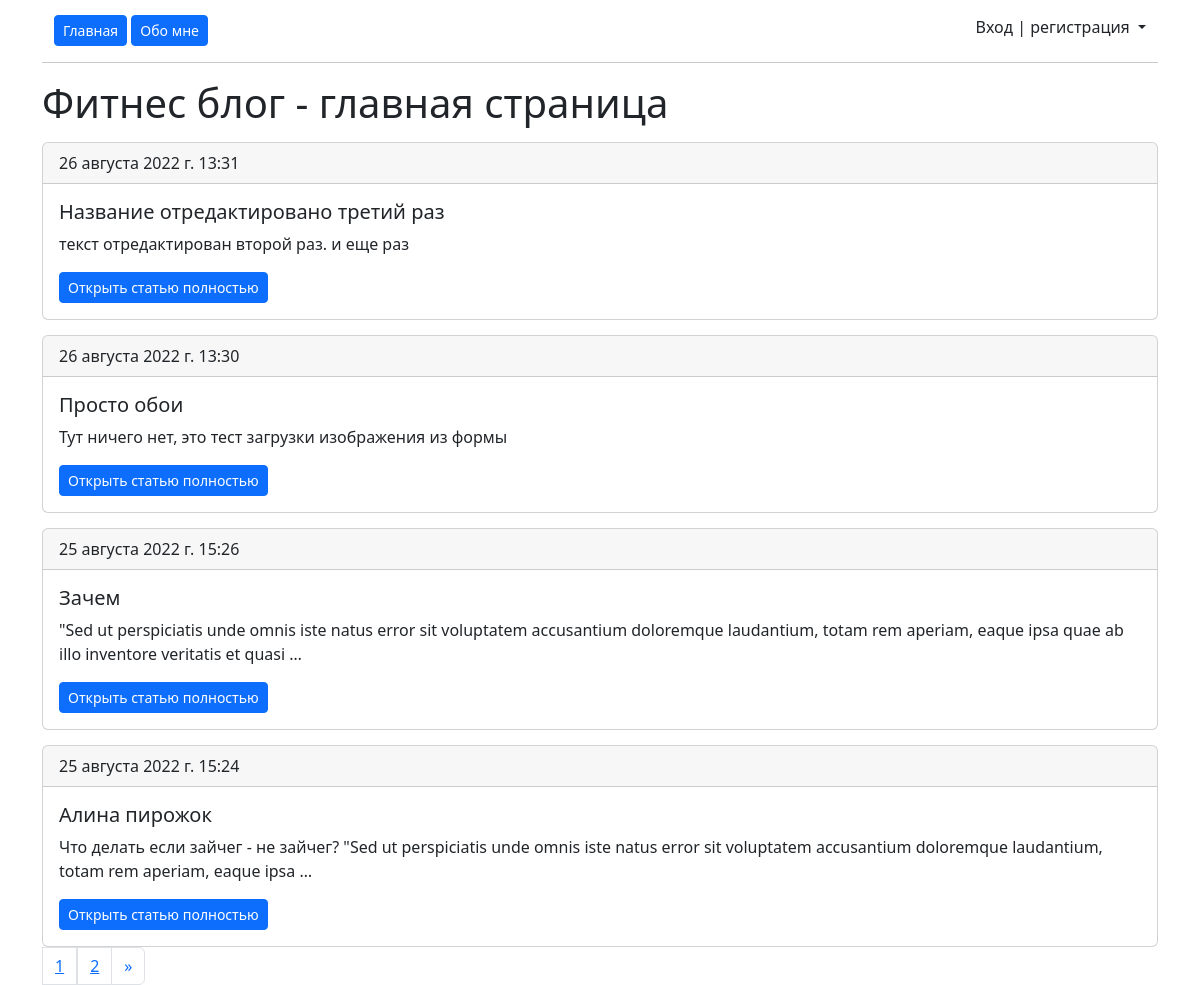
/, run on an earlier commit of the app's database.
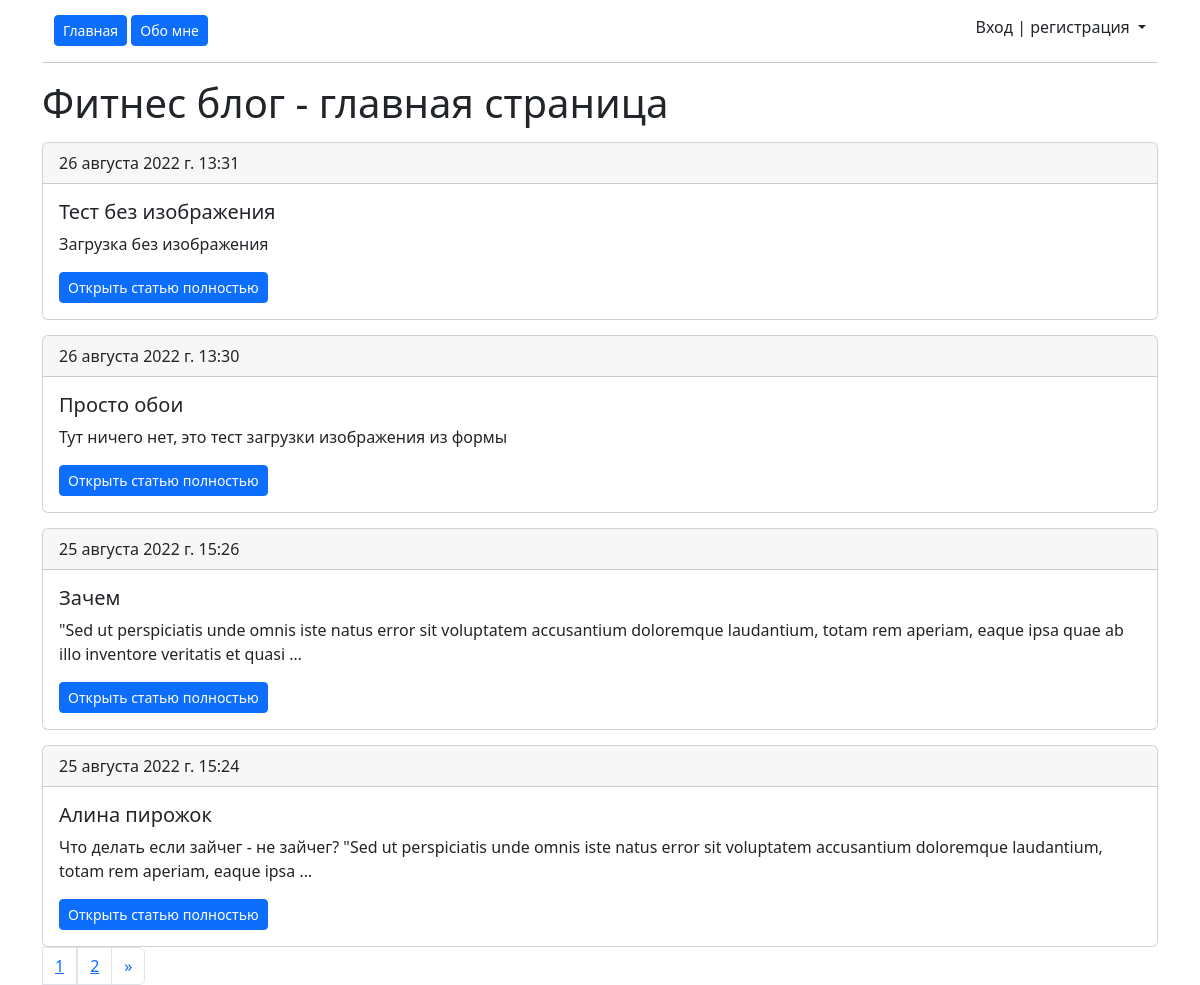
And on a later commit of the database.
### main/models.py (models this page shows, shortened)
class Article(models.Model):
    title = models.CharField(max_length=250, verbose_name='Название статьи')
    slug = models.SlugField(max_length=255, unique=True, db_index=True, verbose_name='URL')
    content = models.TextField(blank=True, verbose_name='Текст')
    image = models.ImageField(upload_to='images/', blank=True, verbose_name='Изображение')
    time_create = models.DateTimeField(auto_now_add=True, verbose_name='Создано')
    time_update = models.DateTimeField(auto_now=True, verbose_name='Отредактировано')
    is_published = models.BooleanField(default=True, verbose_name='Опубликовано')
    category = models.ForeignKey('Category', on_delete=PROTECT, verbose_name='Категория')
    class Meta:
        verbose_name = 'Статья'
        verbose_name_plural = 'Статьи'
        ordering = ['-time_create']

### main/views.py (the view)
# urls.py: path('', views.MainPage.as_view(), name='Главная'),
class MainPage(ListView):
    paginate_by = 4
    model = Article
    template_name = 'main/index.html'
    context_object_name = 'articles'
    extra_context = {'title': 'Фитнес блог - главная страница'}
    def get_queryset(self):
        return Article.objects.filter(is_published=True)

### main/templates/main/index.html (shortened to what this page needs)
{% extends 'main/layout.html' %}
{% block content %}
<h1>{{ title }}</h1>
{% for el in articles %}
<div class="card" style="margin-top: 15px">
  <div class="card-header">
    {{ el.time_create }}
  </div>
  <div class="card-body">
    <h5 class="card-title">{{ el.title }}</h5>
    <p class="card-text">{{ el.content|truncatewords:25 }}</p>
    <a href="{% url 'article_detail' el.slug %}" class="btn btn-primary btn-sm">Открыть статью полностью</a>
  </div>
</div>
{% endfor %}
<nav>
  <div class="pagination">
    <li class="page-item">
      {% if page_obj.has_other_pages %}
      {% for el in page_obj.paginator.page_range %}
        <li class="page-link"><a href="?page={{ el }}">{{ el }}</li>
      {% endfor %}
    <li class="page-item">
      {% if page_obj.has_next %}
      <a class="page-link" href="?page={{ page_obj.next_page_number }}" aria-label="Следующая">
        <span aria-hidden="true">&raquo;</span>
      {% endif %}
      {% endif %}
      </a>
    </li>
  </div>
</nav>
{% endblock %}

What changed in the data, as far as the page shows it:
changed Article: title "Название отредактировано третий раз" → "Тест без изображения"; content "текст отредактирован второй раз. и еще раз" → "Загрузка без изображения"
